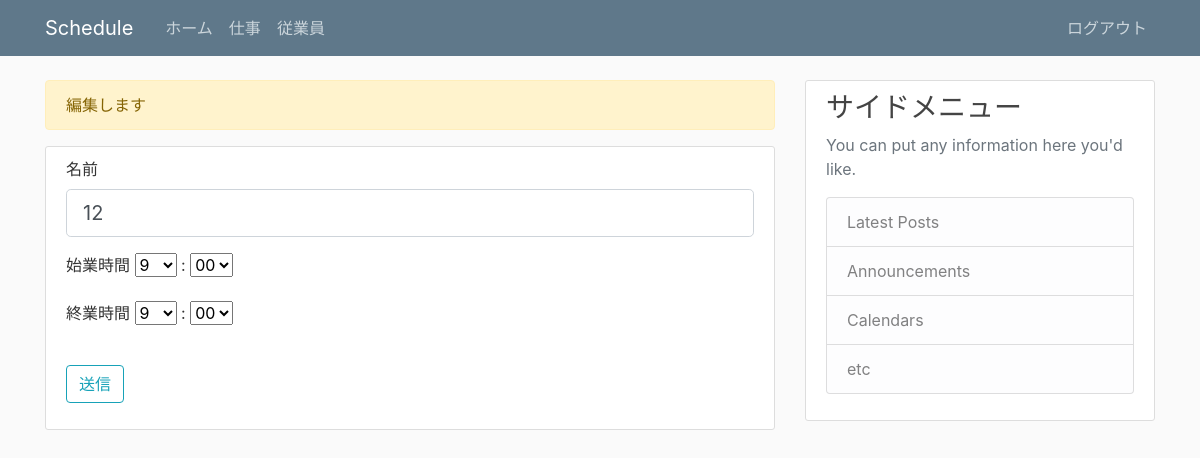
The page /worker/1/edit (signed in) on the database as committed earlier.
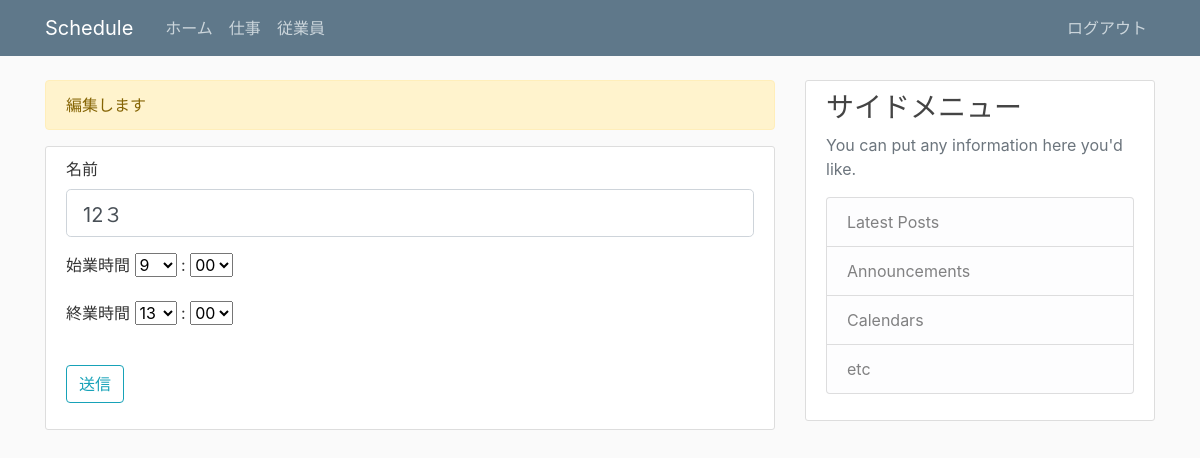
The same page on the database as committed later.
### flask_schedule/models.py (models this page shows, shortened)
class Worker(db.Model):
  id = db.Column(db.Integer, primary_key=True)
  workername = db.Column(db.String(20), unique=True, nullable=False)
  starttime = db.Column(db.String(10))
  endtime = db.Column(db.String(10))
  workerweight = db.Column(db.String(3))

### flask_schedule/views/worker.py (the view)
@app.route('/worker/<int:id>/edit', methods=['GET', 'POST'])
def edit_worker(id):
  if not session.get('logged_in'):
    return redirect(url_for('login'))
  worker = Worker.query.get_or_404(id)
  form = WorkerForm()
  hour = hourlist
  minutes = minuteslist
  form.starttime_hour.choices = hourlist
  form.starttime_minutes.choices = minuteslist
  form.endtime_hour.choices = hourlist
  form.endtime_minutes.choices = minuteslist
  if form.validate_on_submit():
    flash('編集しました', 'success')
    worker.workername = form.workername.data
    worker.starttime=form.starttime_hour.data+':'+form.starttime_minutes.data
    worker.endtime=form.endtime_hour.data+':'+form.endtime_minutes.data
    db.session.commit()
    return redirect(url_for('worker'))
  elif request.method == "GET":
    form.workername.data = worker.workername
    form.starttime_hour.data = worker.starttime.split(':')[0]
    form.starttime_minutes.data = worker.starttime.split(':')[1]
    form.endtime_hour.data = worker.endtime.split(':')[0]
    form.endtime_minutes.data = worker.endtime.split(':')[1]
    flash('編集します', 'warning')
    return render_template('worker/edit.html',form=form,worker=worker)

### flask_schedule/forms.py
class WorkerForm(FlaskForm):
  workername = StringField('名前',validators=[DataRequired(), Length(min=2, max=20)])
  starttime_hour = SelectField('始業時間',validators=[DataRequired()])
  starttime_minutes = SelectField(':',validators=[DataRequired()])
  endtime_hour = SelectField('終業時間',validators=[DataRequired()])
  endtime_minutes = SelectField(':',validators=[DataRequired()])
  submit = SubmitField('送信')

### flask_schedule/templates/worker/edit.html (shortened to what this page needs)
{% extends "layout.html" %}
{% block content %}
  <div class="content-section">
    <form method="POST" action="">
      <div class="form-group">
        <fieldset class="form-group">
          <div class="form-group">
            {{ form.workername.label(class="form-control-label")}}
            {{ form.workername(class="form-control form-control-lg") }}
          </div>
          <div class="form-group">
            {{ form.starttime_hour.label()}}
            {{ form.starttime_hour() }}
            {{ form.starttime_minutes.label()}}
            {{ form.starttime_minutes() }}
          </div>
          <div class="form-group">
            {{ form.endtime_hour.label()}}
            {{ form.endtime_hour() }}
            {{ form.endtime_minutes.label()}}
            {{ form.endtime_minutes() }}
          </div>
        </fieldset>
      </div>
      <div class="form-group">
        {{ form.submit(class="btn btn-outline-info") }}
      </div>
    </form>
  </div>
{% endblock %}

Rows that differ between the two databases and show on the page:
changed Worker: workername "12" → "12３"
Other text that changed with them:
form field endtime_hour: "9" → "13"
